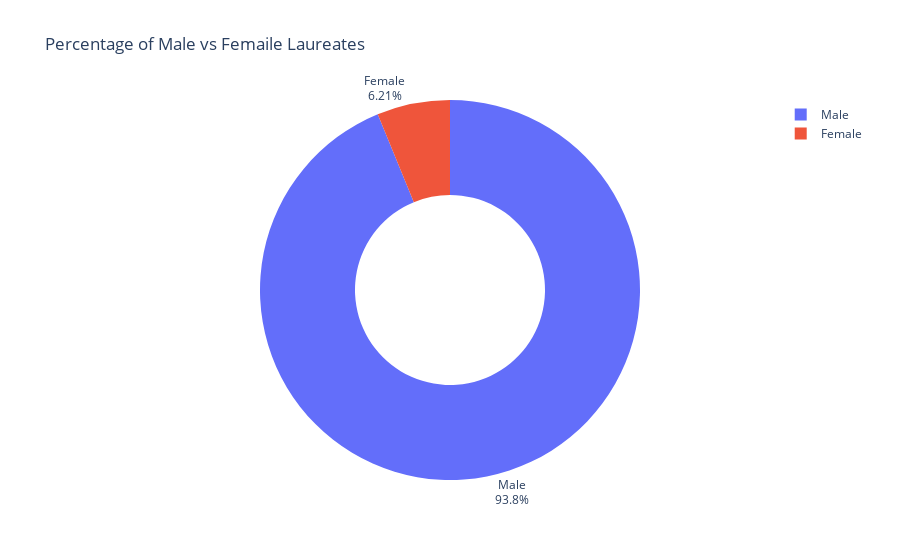

This figure's notebook cell:
### Markdown cell above
**Challenge**: Create a [donut chart using plotly](https://plotly.com/python/pie-charts/) which shows how many prizes went to men compared to how many prizes went to women. What percentage of all the prizes went to women?

### Code cell
genders = df_data["sex"].value_counts()

fig = px.pie(
    labels=genders.index,
    values=genders.values,
    title="Percentage of Male vs Femaile Laureates",
    names=genders.index,
    hole=0.5
)

fig.update_traces(textposition="outside", textinfo="percent+label")
fig.show()

### Figure 1 — Plotly figure (JSON) as saved in the notebook; plotly's stock layout.template omitted (floating-point values rounded to 4 significant figures)
{"data": [{"domain": {"x": [0, 1], "y": [0, 1]}, "hole": 0.5, "hovertemplate": "label=%{label}<br>value=%{value}<extra></extra>", "labels": ["Male", "Female"], "legendgroup": "", "name": "", "showlegend": true, "textinfo": "percent+label", "textposition": "outside", "type": "pie", "values": [876, 58]}], "layout": {"legend": {"tracegroupgap": 0}, "title": {"text": "Percentage of Male vs Femaile Laureates"}}}
